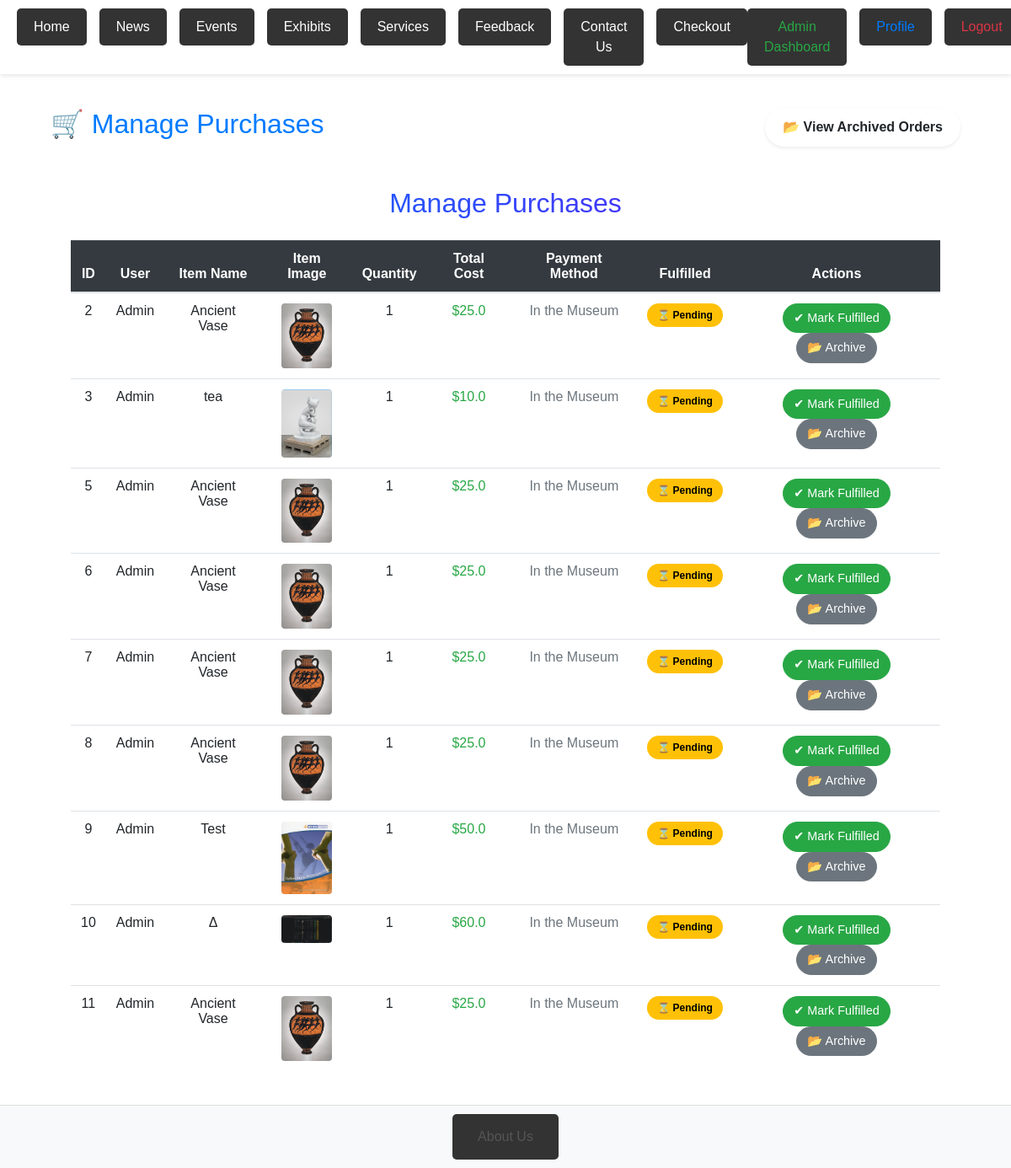
Before: /admin/purchases (signed in) with the older database file.
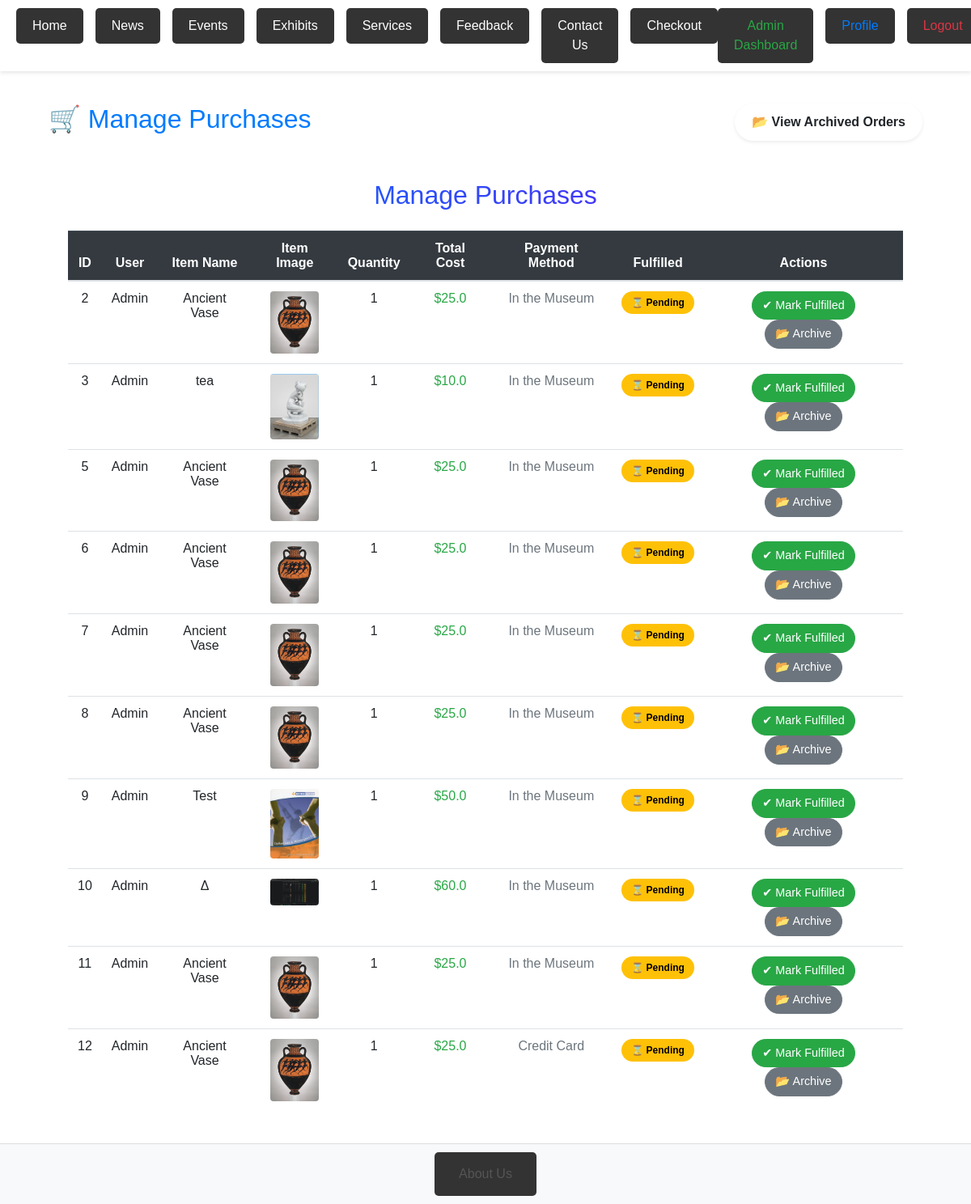
After: the same page with the newer database file.
### server.py (models this page shows, shortened)
class Ticket(db.Model):
    id = db.Column(db.Integer, primary_key=True)
    user_id = db.Column(db.Integer, db.ForeignKey('user.id'), nullable=False)
    item_id = db.Column(db.Integer, nullable=False)
    quantity = db.Column(db.Integer, nullable=False)
    payment_method = db.Column(db.String(50), nullable=False)
    address = db.Column(db.String(255), nullable=True)
    total_cost = db.Column(db.Float, nullable=False)
    fulfilled = db.Column(db.Boolean, default=False)
    archived = db.Column(db.Boolean, default=False)

class User(db.Model, UserMixin):
    id = db.Column(db.Integer, primary_key=True)
    username = db.Column(db.String(80), unique=True, nullable=False)
    email = db.Column(db.String(120), unique=True, nullable=False)
    password = db.Column(db.String(200), nullable=False)
    is_admin = db.Column(db.Boolean, default=False)

class Event(db.Model):
    id = db.Column(db.Integer, primary_key=True)
    title = db.Column(db.String(200), nullable=False)
    description = db.Column(db.Text, nullable=False)
    date = db.Column(db.Date, nullable=False)
    image_path = db.Column(db.String(255), nullable=False)
    price = db.Column(db.Float, nullable=True)

### server.py (the view, shortened to what this page needs)
@app.route('/admin/purchases', methods=['GET', 'POST'])
@login_required
@admin_required
def manage_purchases():
    show_archived = request.args.get('archived', 'false').lower() == 'true'
    tickets = Ticket.query.filter(Ticket.fulfilled == (True if show_archived else False)).all()
    tickets_with_details = []
    for ticket in tickets:
        user = User.query.get(ticket.user_id)
        event = Event.query.get(ticket.item_id)
        if event:
            normalized_title = event.title.lower().replace(" ", "_") + ".jpg"
            image_path = f"uploads/{normalized_title}"
            if event.image_path:
                image_path = event.image_path
            elif os.path.exists(os.path.join(app.root_path, 'static', image_path)):
                image_path = image_path
            else:
                image_path = None
            item = {
                'title': event.title,
                'image': image_path
            }
        else:
            item = {
                'title': 'Unknown Item',
                'image': None
            }
        tickets_with_details.append((ticket, user, item))
    return render_template('manage_purchases.html', tickets=tickets_with_details, show_archived=show_archived)

### server.py (called while the page is built)
def admin_required(f):
    @wraps(f)
    def decorated_function(*args, **kwargs):
        if not current_user.is_authenticated or not current_user.is_admin:
            abort(403)
        return f(*args, **kwargs)
    return decorated_function

@login_manager.user_loader
def load_user(user_id):
    return db.session.get(User, int(user_id))

### templates/manage_purchases.html (shortened to what this page needs)
{% extends "base.html" %}
{% block content %}
<div class="container mt-5">
    <div class="d-flex justify-content-between align-items-center mb-4">
        <h2 class="fw-bold text-{{ 'secondary' if show_archived else 'primary' }}">
            {{ '📦 Archived Orders' if show_archived else '🛒 Manage Purchases' }}
        </h2>
        <a href="{{ url_for('manage_purchases', archived=not show_archived) }}"
           class="btn toggle-btn shadow-sm">
            {{ '🔄 View Active Orders' if show_archived else '📂 View Archived Orders' }}
        </a>
    </div>
    <div class="table-responsive glass-effect p-4 rounded-4">
        <h2 class="text-center text-gradient fw-bold mb-4">Manage Purchases</h2>
        <table class="table table-hover align-middle text-center">
            <thead class="table-dark">
                <tr>
                    <th>ID</th>
                    <th>User</th>
                    <th>Item Name</th>
                    <th>Item Image</th>
                    <th>Quantity</th>
                    <th>Total Cost</th>
                    <th>Payment Method</th>
                    <th>Fulfilled</th>
                    <th>Actions</th>
                </tr>
            </thead>
            <tbody>
                {% for ticket, user, item in tickets %}
                <tr class="hover-effect">
                    <td class="fw-bold">{{ ticket.id }}</td>
                    <td class="fw-semibold">{{ user.username }}</td>
                    <td>{{ item.title if item else 'Unknown Item' }}</td>
                    <td>
                        {% if item.image %}
                            <img src="{{ url_for('static', filename=item.image.replace('static/', '')) }}"
                                 alt="{{ item.title if item else 'No Image' }}" class="rounded item-img">
                        {% endif %}
                    </td>
                    <td class="fw-bold">{{ ticket.quantity }}</td>
                    <td class="fw-bold text-success">${{ ticket.total_cost }}</td>
                    <td class="text-muted">{{ ticket.payment_method }}</td>
                    <td>
                        {% if ticket.fulfilled %}
                            <span class="badge fulfilled-badge">✔ Fulfilled</span>
                        {% else %}
                            <span class="badge pending-badge">⌛ Pending</span>
                        {% endif %}
                    </td>
                    <td>
                        {% if not show_archived %}
                            {% if not ticket.fulfilled %}
                            <form method="POST" class="d-inline">
                                <button type="submit" class="btn action-btn btn-success">✔ Mark Fulfilled</button>
                            </form>
                            {% endif %}
                            <form method="POST" class="d-inline">
                                <button type="submit" class="btn action-btn btn-secondary">📂 Archive</button>
                            </form>
                        {% else %}
                            <form method="POST" class="d-inline">
                                <input type="hidden" name="ticket_id" value="{{ ticket.id }}">
                                <input type="hidden" name="action" value="unarchive">
                                <button type="submit" class="btn action-btn btn-warning">📤 Unarchive</button>
                            </form>
                        {% endif %}
                    </td>
                </tr>
                {% endfor %}
            </tbody>
        </table>
    </div>
</div>
{% endblock %}

### templates/base.html (shortened to what this page needs)
<html lang="en">
<head>
    <link rel="stylesheet" href="{{ url_for('static', filename='styles.css') }}">
    <link rel="stylesheet" href="https://maxcdn.bootstrapcdn.com/bootstrap/4.5.2/css/bootstrap.min.css">
</head>
<body>
    <nav>
        <ul style="list-style: none; margin: 0 auto; padding: 0; display: flex; gap: 15px; justify-content: center;">
            <li><a href="{{ url_for('home') }}">Home</a></li>
            <li><a href="{{ url_for('news') }}">News</a></li>
            <li><a href="{{ url_for('events') }}">Events</a></li>
            <li><a href="{{ url_for('exhibits') }}">Exhibits</a></li>
            <li><a href="{{ url_for('services') }}">Services</a></li>
            <li><a href="{{ url_for('feedback') }}">Feedback</a></li>
            <li><a href="{{ url_for('contact') }}">Contact Us</a></li>
            <li><a href="{{ url_for('checkout', item_id=1) }}">Checkout</a></li>
        </ul>
        <ul style="list-style: none; margin: 0; padding: 0; display: flex; gap: 15px;">
            {% if current_user.is_authenticated %}
                {% if current_user.is_admin %}
                    <li>
                        <a href="{{ url_for('admin_dashboard') }}" style="color: #28a745;">
                            Admin Dashboard
                        </a>
                    </li>
                {% endif %}
                <li><a href="{{ url_for('profile') }}" style="color: #007bff;">Profile</a></li>
                <li><a href="{{ url_for('logout') }}" style="color: rgb(220, 53, 69);">Logout</a></li>
            {% else %}
                <li><a href="{{ url_for('login') }}" style="color: rgb(220, 53, 69);">Login</a></li>
                <li><a href="{{ url_for('register') }}" style="color: #17a2b8;">Register</a></li>
            {% endif %}
        </ul>
    </nav>
    <div class="container" style="margin-top: 80px;">
        {% block content %}
        {% endblock %}
    </div>
    <footer>
        <a href="{{ url_for('about') }}">About Us</a>
    </footer>
</body>
</html>

### static/styles.css (style rules this page uses)
* { margin: 0; padding: 0; box-sizing: border-box; }
body, html { height: 100%; font-family: Arial, sans-serif; line-height: 1.6; }
body { display: flex; flex-direction: column; min-height: 100vh; background-color: #f4f4f4; }
nav { background-color: #333; padding: 15px 30px; text-align: center; }
nav ul { display: flex; justify-content: center; gap: 10px; list-style: none; margin: 0; padding: 0; }
nav ul li { display: inline-block; }
nav ul li a { color: white; text-decoration: none; font-size: 16px; padding: 10px 20px; background-color: #333; border-radius: 5px; transition: background-color 0.3s ease, transform 0.2s ease; display: inline-block; }
footer { background-color: #f8f8f8; color: #555; text-align: center; padding: 20px 10px; border-top: 1px solid #ddd; margin-top: auto; }
footer a { color: white; text-decoration: none; font-size: 16px; background-color: #333; padding: 15px 30px; border-radius: 5px; transition: background-color 0.3s ease; display: inline-block; }

### templates/base.html (style rules this page uses)
body { font-family: Arial, sans-serif; margin: 0; padding: 0; display: flex; flex-direction: column; min-height: 100vh; }
.container { flex: 1; }
footer { text-align: center; background-color: #f8f9fa; padding: 10px; margin-top: auto; }
footer a { text-decoration: none; color: inherit; }
nav { position: fixed; top: 0; width: 100%; background-color: #ffffff; color: #333; z-index: 1000; display: flex; align-items: center; padding: 10px 20px; box-shadow: 0 2px 5px rgba(0, 0, 0, 0.1); transition: background 0.3s ease-in-out; }
nav a { padding: 10px; text-decoration: none; font-weight: 500; color: #333; transition: color 0.3s ease-in-out; }

### templates/manage_purchases.html (style rules this page uses)
.glass-effect { background: rgba(255, 255, 255, 0.15); backdrop-filter: blur(10px); border-radius: 12px; }
.text-gradient { background: linear-gradient(to right, #007bff, #6610f2); -webkit-background-clip: text; -webkit-text-fill-color: transparent; }
.toggle-btn { padding: 10px 20px; font-weight: bold; border-radius: 50px; transition: 0.3s ease-in-out; }
.pending-badge { background-color: #ffc107; color: black; padding: 8px 12px; border-radius: 20px; font-weight: bold; }
.item-img { width: 60px; height: auto; border-radius: 10px; transition: 0.3s ease-in-out; }
.action-btn { border-radius: 20px; font-size: 0.9rem; padding: 6px 12px; transition: all 0.3s; }

Changed rows visible on the page:
added Ticket: id "12", username "Admin", title "Ancient Vase", image_path (picture), quantity "1", total_cost "25.0", payment_method "Credit Card", fulfilled "⌛ Pending"
